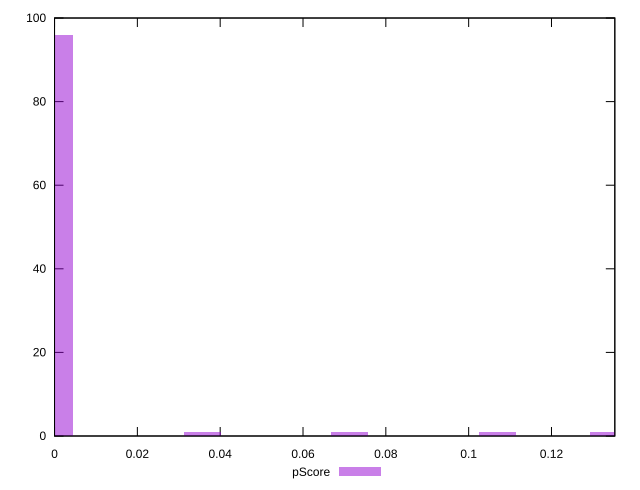

The script that saved this image:
reset

$pScore <<EOF
0 96
0.07127747360909788 1
0.10691621041364682 1
0.03563873680454894 1
0.1336452630170585 1
EOF

set key outside below
set boxwidth 0.008909684201137235
set xrange [0:0.1352941176470588]
set yrange [0:100]
set trange [0:100]
set style fill transparent solid 0.5 noborder
set terminal svg size 640, 490 enhanced background rgb 'white'
set output "report_00014_2021-02-09T15:56:05.503Z/uses-text-compression/samples/pages+cached/pScore/histogram.svg"

plot $pScore title "pScore" with boxes

reset
